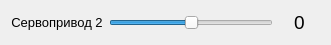
  <widget class="QWidget" name="horizontalLayoutWidget_3">
   <property name="geometry">
    <rect>
     <x>420</x>
     <y>380</y>
     <width>331</width>
     <height>41</height>
    </rect>
   </property>
   <property name="font">
    <font>
     <family>Arial</family>
     <pointsize>9</pointsize>
    </font>
   </property>
   <layout class="QHBoxLayout" name="horizontalLayout_4" stretch="1,4,1">
    <item>
     <widget class="QLabel" name="Servo2">
      <property name="font">
       <font>
        <family>Arial</family>
        <pointsize>10</pointsize>
        <weight>50</weight>
        <italic>false</italic>
        <bold>false</bold>
       </font>
      </property>
      <property name="styleSheet">
       <string notr="true">font: 10pt &quot;Arial&quot;;</string>
      </property>
      <property name="text">
       <string>Сервопривод 2</string>
      </property>
      <property name="alignment">
       <set>Qt::AlignCenter</set>
      </property>
     </widget>
    </item>
    <item>
     <widget class="QSlider" name="HSlider_FineServo2">
      <property name="font">
       <font>
        <family>Arial</family>
        <pointsize>9</pointsize>
       </font>
      </property>
      <property name="minimum">
       <number>-10</number>
      </property>
      <property name="maximum">
       <number>10</number>
      </property>
      <property name="orientation">
       <enum>Qt::Horizontal</enum>
      </property>
     </widget>
    </item>
    <item>
     <widget class="QLabel" name="label_FineServo2">
      <property name="font">
       <font>
        <family>Arial</family>
        <pointsize>14</pointsize>
        <weight>50</weight>
        <italic>false</italic>
        <bold>false</bold>
       </font>
      </property>
      <property name="styleSheet">
       <string notr="true">font: 14pt &quot;Arial&quot;;</string>
      </property>
      <property name="text">
       <string>0</string>
      </property>
      <property name="alignment">
       <set>Qt::AlignCenter</set>
      </property>
     </widget>
    </item>
   </layout>
  </widget>
